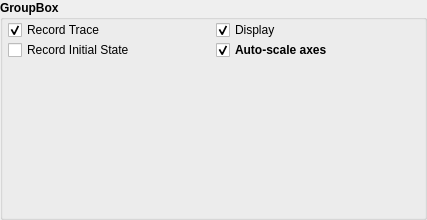
<?xml version="1.0" encoding="UTF-8"?>
<ui version="4.0">
 <class>Form</class>
 <widget class="QWidget" name="Form">
  <property name="geometry">
   <rect>
    <x>0</x>
    <y>0</y>
    <width>427</width>
    <height>220</height>
   </rect>
  </property>
  <property name="windowTitle">
   <string>Form</string>
  </property>
  <layout class="QVBoxLayout" name="verticalLayout">
   <property name="spacing">
    <number>0</number>
   </property>
   <property name="leftMargin">
    <number>0</number>
   </property>
   <property name="topMargin">
    <number>0</number>
   </property>
   <property name="rightMargin">
    <number>0</number>
   </property>
   <property name="bottomMargin">
    <number>0</number>
   </property>
   <item>
    <widget class="GroupBox" name="groupBox">
     <property name="font">
      <font>
       <weight>75</weight>
       <bold>true</bold>
      </font>
     </property>
     <property name="title">
      <string>GroupBox</string>
     </property>
     <property name="checkable">
      <bool>false</bool>
     </property>
     <layout class="QGridLayout" name="gridLayout">
      <property name="leftMargin">
       <number>5</number>
      </property>
      <property name="topMargin">
       <number>0</number>
      </property>
      <property name="rightMargin">
       <number>0</number>
      </property>
      <property name="bottomMargin">
       <number>0</number>
      </property>
      <property name="spacing">
       <number>0</number>
      </property>
      <item row="0" column="1">
       <widget class="QCheckBox" name="displayCheck">
        <property name="font">
         <font>
          <weight>50</weight>
          <bold>false</bold>
         </font>
        </property>
        <property name="text">
         <string>Display</string>
        </property>
        <property name="checked">
         <bool>true</bool>
        </property>
       </widget>
      </item>
      <item row="5" column="0">
       <spacer name="verticalSpacer">
        <property name="orientation">
         <enum>Qt::Vertical</enum>
        </property>
        <property name="sizeHint" stdset="0">
         <size>
          <width>20</width>
          <height>40</height>
         </size>
        </property>
       </spacer>
      </item>
      <item row="0" column="0">
       <widget class="QCheckBox" name="recordCheck">
        <property name="font">
         <font>
          <weight>50</weight>
          <bold>false</bold>
         </font>
        </property>
        <property name="text">
         <string>Record Trace</string>
        </property>
        <property name="checked">
         <bool>true</bool>
        </property>
       </widget>
      </item>
      <item row="1" column="1">
       <widget class="QCheckBox" name="checkBoxAutoScaleAxes">
        <property name="text">
         <string>Auto-scale axes</string>
        </property>
        <property name="checked">
         <bool>true</bool>
        </property>
       </widget>
      </item>
      <item row="1" column="0">
       <widget class="QCheckBox" name="recordInitCheck">
        <property name="font">
         <font>
          <weight>50</weight>
          <bold>false</bold>
         </font>
        </property>
        <property name="text">
         <string>Record Initial State</string>
        </property>
       </widget>
      </item>
     </layout>
    </widget>
   </item>
  </layout>
 </widget>
 <customwidgets>
  <customwidget>
   <class>GroupBox</class>
   <extends>QGroupBox</extends>
   <header>pyqtgraph</header>
   <container>1</container>
  </customwidget>
 </customwidgets>
 <resources/>
 <connections/>
</ui>
